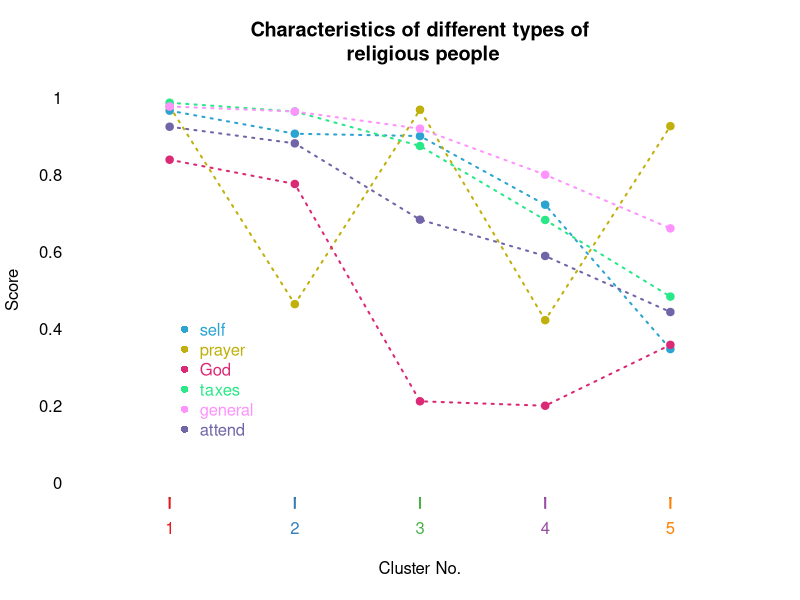
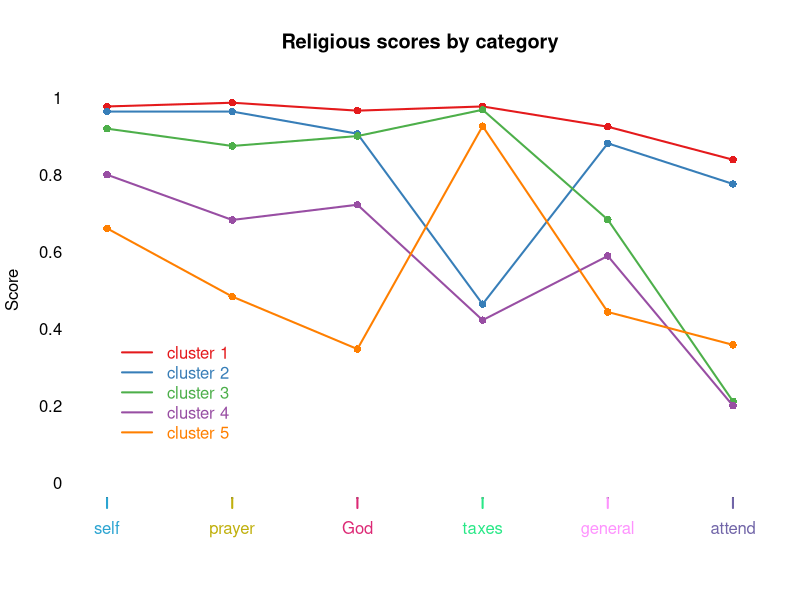

These figures' R source, in order:
# Clustering
setwd("~/Documents/Uni work/Masters/G4063 Data Viz/qmssviz/141021 WVS")
require("mice")
require("RColorBrewer")
WVS <- read.csv("WVS456_rel.csv")
WVS <- WVS[,-1:-2]

# Extract complete cases
wvs <- WVS[,1:6]
w <- WVS[complete.cases(wvs), ]
rm(WVS, wvs)

# Create dissimilarity matrix
relig <- c("prvblf", "othblf", "pubact", "prvact", "iden1", "iden2")
distW <- dist(w[,1:6])

# Hierarchical clustering
hclust1 <- hclust(distW, method = "ward.D2")
w$hclust14 <- cutree(hclust1, k = 4)
w$hclust15 <- cutree(hclust1, k = 5)

# k-means clustering
set.seed(100)
kclust4 <- kmeans(w[,1:6], 4)
kclust5 <- kmeans(w[1:6], 5)
w$kclust4 <- kclust4$cluster
w$kclust5 <- kclust5$cluster

# Tabulating results
tab41 <- aggregate(cbind(w$prvblf, w$othblf, w$pubact, w$prvact, w$iden1, w$iden2) ~ w$kclust4, FUN = mean, na.action=na.omit)
tab41 <- data.frame(tab41)

tab51 <- aggregate(cbind(w$prvblf, w$othblf, w$pubact, w$prvact, w$iden1, w$iden2) ~ w$kclust5, FUN = mean, na.action=na.omit)
tab51 <- data.frame(tab51)

colnames(tab41) <- colnames(tab51) <- c("clust", relig)

# Normalizing scores & aesthetic ordering
for (i in 2:7) {
    frac <- c(9, 9, 6, 1, 2, 3)
    tab41[,i] <- tab41[,i]/frac[i-1]
    tab51[,i] <- tab51[,i]/frac[i-1]
}

# Reordering
tab41 <- tab41[,c(2:7, 1)]
ord41 <- order(apply(tab41[1:6], 2, FUN = sum), decreasing = TRUE)

tab51 <- tab51[,c(2:7, 1)]
ord51 <- order(apply(tab51[1:6], 2, FUN = sum), decreasing = TRUE)

tab41 <- tab41[,c(ord41, 7)]
tab51 <- tab51[,c(ord51, 7)]

tab42 <- aggregate(w$denom ~ w$kclust4, FUN = table, na.action=na.omit)
tab42 <- data.frame(tab42[,"w$denom"])
tab52 <- aggregate(w$denom ~ w$kclust5, FUN = table, na.action=na.omit)
tab52 <- data.frame(tab52[,"w$denom"])

x5 <- cbind(tab51, tab52)
ord52 <- order(apply(x5[1:6], 1, FUN = sum), decreasing = TRUE)
x5 <- x5[ord52,]

x4 <- cbind(tab41, tab42)
ord42 <- order(apply(x4[1:6], 1, FUN = sum), decreasing = TRUE)
x4 <- x4[ord42,]

# Preparation for visualization: colors and labels
x5$clust <- factor(x5$clust, levels = ord52)
x4$clust <- factor(x4$clust, levels = ord42)
color1 <- c("#2BA4D1", "#C0B00D", "#DC2975", "#29E887", "#FE93FE", "#7165A8")
color2 <- brewer.pal(5, "Set1")
lab <- c("God", "taxes", "attend", "prayer", "self", "general")
lab <- lab[ord51]

# Plot 1
plot(x5$clust, x5$Other, 
     type = "n", 
     frame.plot = F, 
     main = "Characteristics of different types of\n religious people", 
     ylim = c(0, 1), 
     xlab = "Cluster No.", ylab = "Score", 
     axes = F)
for(i in 1:5){
    axis(1, at = c(i), labels = c(i), lwd = 2, col.axis = color2[i], col.ticks = color2[i])    
}
axis(2, at = c(seq(0, 1, by = 0.2)), labels = seq(0, 1, by = 0.2), lwd = 0, las = 1)
for(i in 1:6){
    points(x5$clust, x5[,relig[i]], pch = 19, col = color1[i])
    lines(x5$clust, x5[,relig[i]], lwd = 2, col = color1[i], lty = 3)
}
legend(1, 0.45, legend = lab, col = color1, pch = 16, text.col = color1, box.lty = 0)


# Plot 2
plot(c(1:6), c(rep(5, 6)), 
     type = "n", 
     frame.plot = F, 
     main = "Religious scores by category", 
     xlim = c(1, 6), ylim = c(0, 1), 
     xlab = NA, ylab = "Score",
     axes = F)
for(i in 1:6){
    axis(1, at = c(i), labels = lab[i], lwd = 2, col.ticks = color1[i], col.axis = color1[i])
}
axis(2, at = c(seq(0, 1, by = 0.2)), labels = seq(0, 1, by = 0.2), lwd = 0, las = 1)
for(i in 1:5){
    lines(c(1:6), x5[i, 1:6], lwd = 2, col = color2[i])
    points(c(1:6), x5[i, 1:6], pch = 16, col = color2[i])    
}
legend(1, 0.39, legend = c("cluster 1", "cluster 2", "cluster 3", "cluster 4", "cluster 5"), col = color2, lty = 1, lwd = 2, text.col = color2, box.lty = 0)


